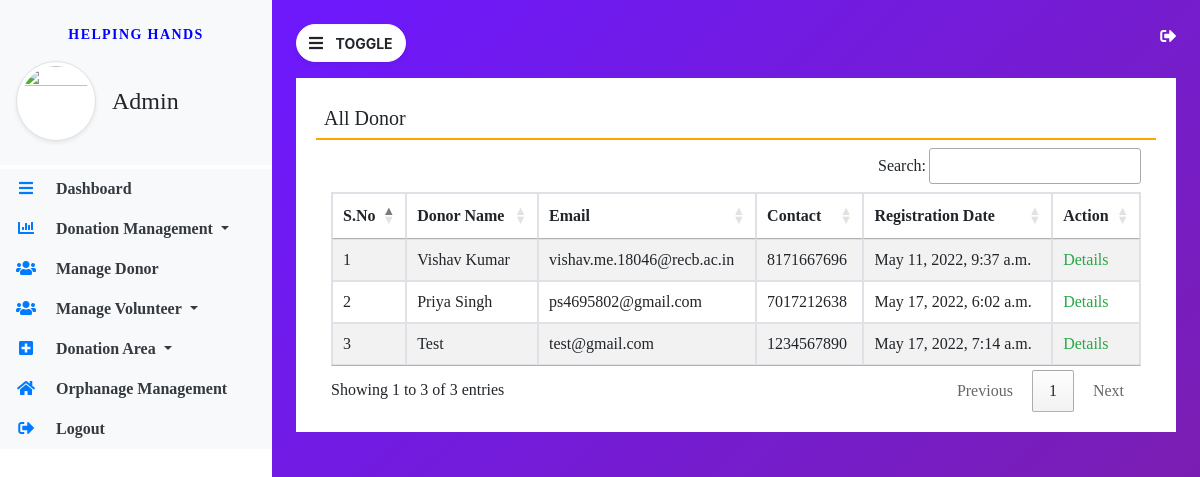
Page /manage_donor (signed in) on the committed database.
### donation/models.py (models this page shows, shortened)
class Donor(models.Model):
    user = models.ForeignKey(User, on_delete=models.CASCADE)
    contact = models.CharField(max_length=15, null=True)
    address = models.CharField(max_length=300, null=True)
    userpic = models.FileField(null=True)
    regdate = models.DateTimeField(auto_now_add=True)

### donation/views.py (the view)
# urls.py: path('manage_donor', manage_donor, name='manage_donor'),
def manage_donor(request):
    if not request.user.is_authenticated:
        return redirect('admin_login')
    donor = Donor.objects.all()
    return render(request, 'manage_donor.html', locals())

### donation/templates/manage_donor.html
{% extends 'admin_base.html' %}
{% block main %}
<div class="card-shadow-lg bg-white mt-3" style="font-family: 'Times New Roman'">
    <div class="card-body">
        <h5 class="p-2" style="border-bottom: 2px solid orange">All Donor</h5>
        <div class="container-fluid">
            <table id="example" class="table table-bordered table-striped">
                <thead>
                <tr>
                    <th>S.No</th>
                    <th>Donor Name</th>
                    <th>Email</th>
                    <th>Contact</th>
                    <th>Registration Date</th>
                    <th>Action</th>
                </tr>
                </thead>
                <tbody>
                {% for i in donor %}
                <tr>
                    <td>{{ forloop.counter }}</td>
                    <td>{{ i.user.first_name }} {{ i.user.last_name }}</td>
                    <td>{{ i.user.username }}</td>
                    <td>{{ i.contact }}</td>
                    <td>{{ i.regdate }}</td>
                    <td><a href="{% url 'view_donordetail' i.id %}" class="text-success">Details</a></td>
                </tr>
                {% endfor %}
                </tbody>
            </table>
        </div>
    </div>
</div>
{% endblock %}

### donation/static/css/sidebar.css (style rules this page uses)
* { margin: 0px; padding: 0px; }
body { background-image: linear-gradient(135.9deg, rgba(109, 25, 252, 1) 16.4%, rgba(125, 31, 160, 1)); min-height: 100vh; }

### rows in the picture
Donor: user.first_name "Vishav", user.last_name "Kumar", user.username "vishav.me.18046@recb.ac.in", contact "8171667696", regdate "May 11, 2022, 9:37 a.m."
Donor: user.first_name "Priya", user.last_name "Singh", user.username "ps4695802@gmail.com", contact "7017212638", regdate "May 17, 2022, 6:02 a.m."
Donor: user.first_name "Test", user.username "test@gmail.com", contact "1234567890", regdate "May 17, 2022, 7:14 a.m."
